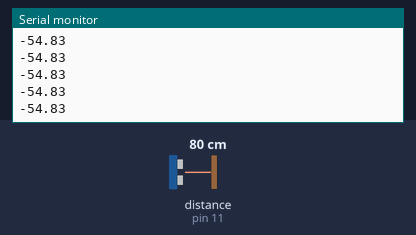
Simulated run of this sketch. Board: Arduino Uno, built with avr-gcc and run on an emulated ATmega328P. Parts: the last lines printed to the serial monitor. Wiring (inferred from the names in the program): ultrasonic range finder: trigger pin 12; echo pin 11. The inputs (shaded band) are chosen by the test bench; at power-on: distance to the obstacle (sensor on pin 11) 80 cm. The echo pulse lasts 58.3 µs per cm.

Above: at 1.2 s.
1.3 s: distance to the obstacle (sensor on pin 11) set to 2 cm
At 2.4 s:
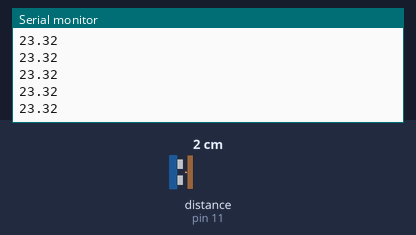
2.8 s: distance to the obstacle (sensor on pin 11) set to 4 cm
At 10.19 s:
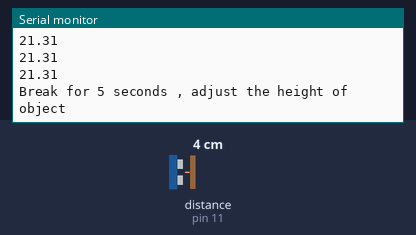
Timing chart, 0 to 10.3 s (numbered marks = the images above; inputs shaded):
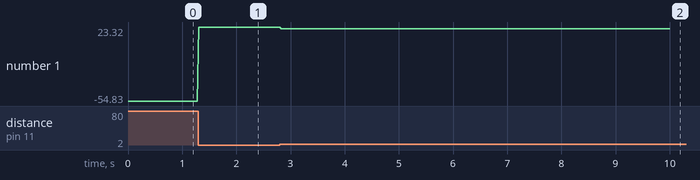

Measured:
- after the input at 1.3 s, the serial monitor: prints a new line at once (image 1)
- after the input at 2.8 s, the serial monitor: prints a new line at once (image 2)
- plotted number 1: -54.83 → 23.32 after the input at 1.3 s, 23.32 → 21.31 after the input at 2.8 s

The sketch:

forKP.ino
```cpp
    #define echoPin 11 // Echo Pin
    #define trigPin 12 // Trigger Pin
    float timerequired = 10 , samplefrequency = 36 , gaptime = 5 ; //seconds
    float duration, distance; // Duration used to calculate distance
    float starttime;
    void setup() {
     Serial.begin (9600);
     pinMode(trigPin, OUTPUT);
     pinMode(echoPin, INPUT);
     starttime = millis();
    }

    void loop() {
     if(millis()-starttime > timerequired*1000){
      Serial.println("Break for 5 seconds , adjust the height of object");
      delay(gaptime*1000);
      starttime = millis();
     }
     digitalWrite(13,HIGH);
     digitalWrite(10,LOW);
     digitalWrite(trigPin, LOW);
     delayMicroseconds(2);

     digitalWrite(trigPin, HIGH);
     delayMicroseconds(10);

     digitalWrite(trigPin, LOW);
     duration = pulseIn(echoPin, HIGH);

     //Calculate the distance (in cm) based on the speed of sound.
     distance = duration/58.2;

     Serial.println(25-distance);

     delay((1/samplefrequency)*1000);
    }
```
